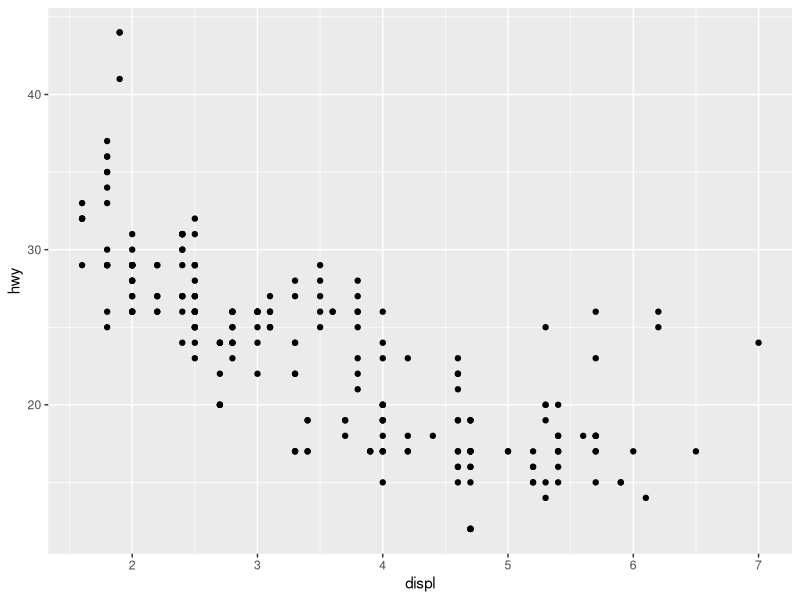
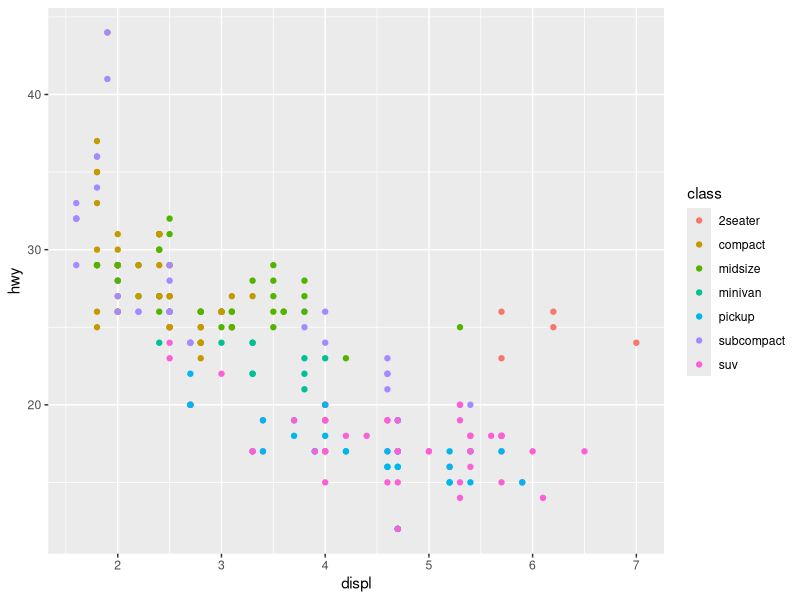
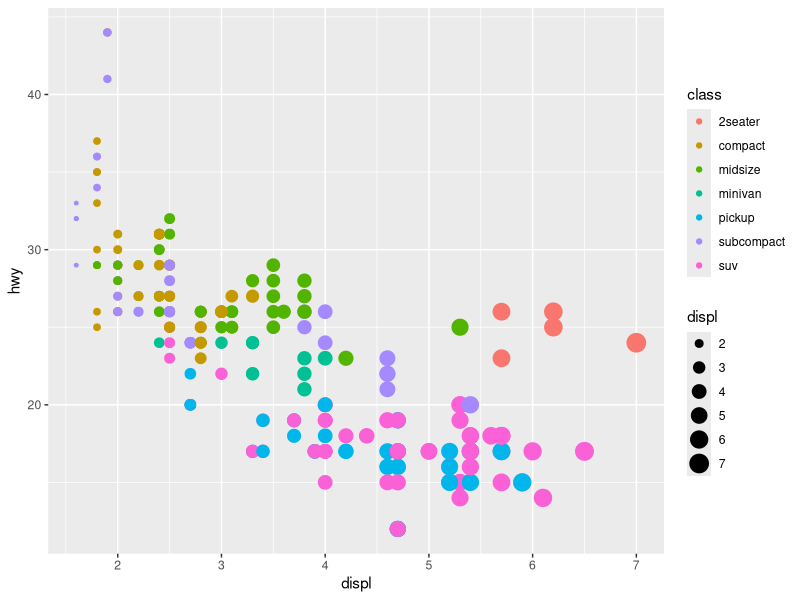
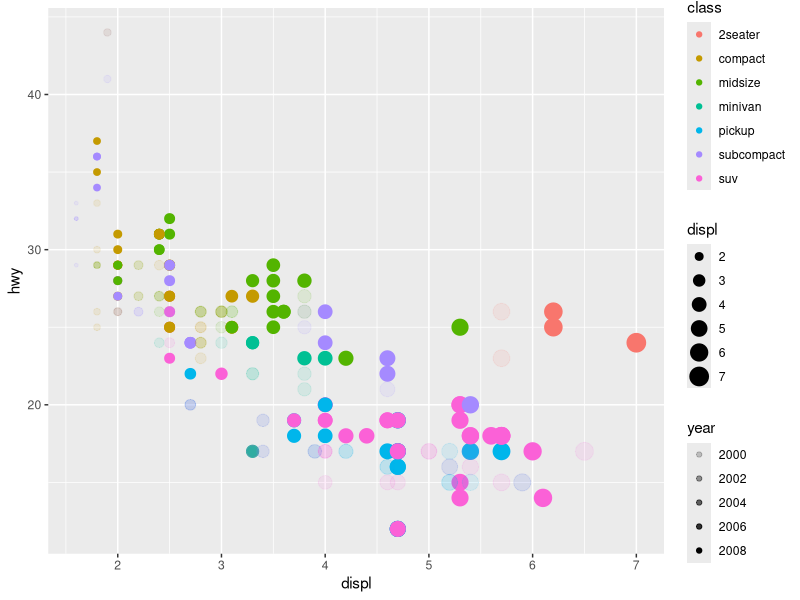
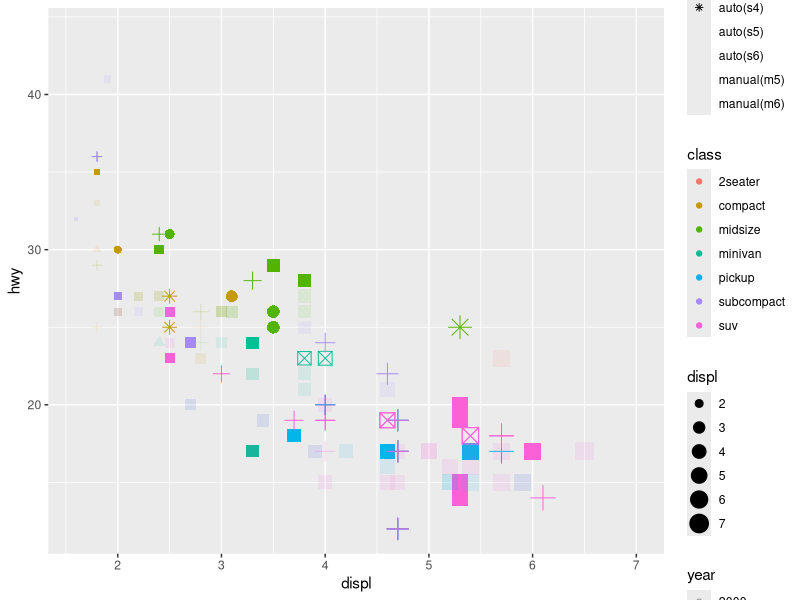
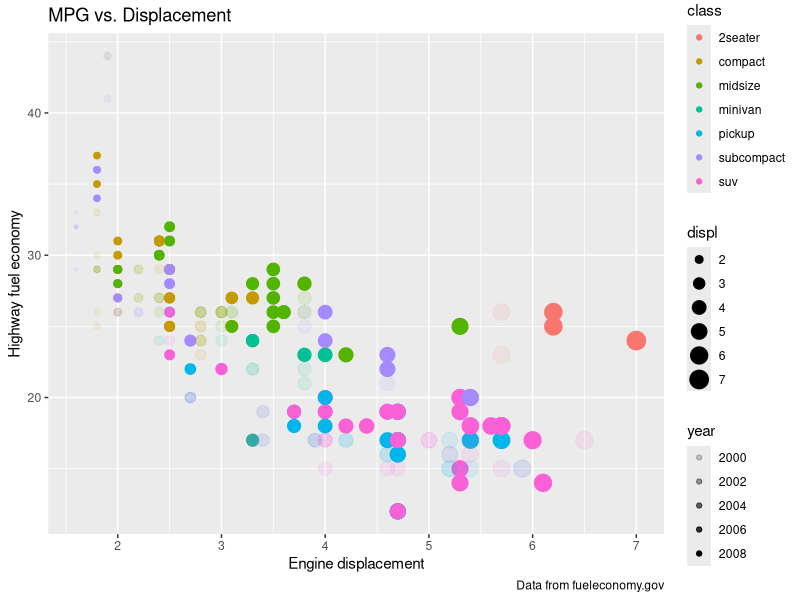
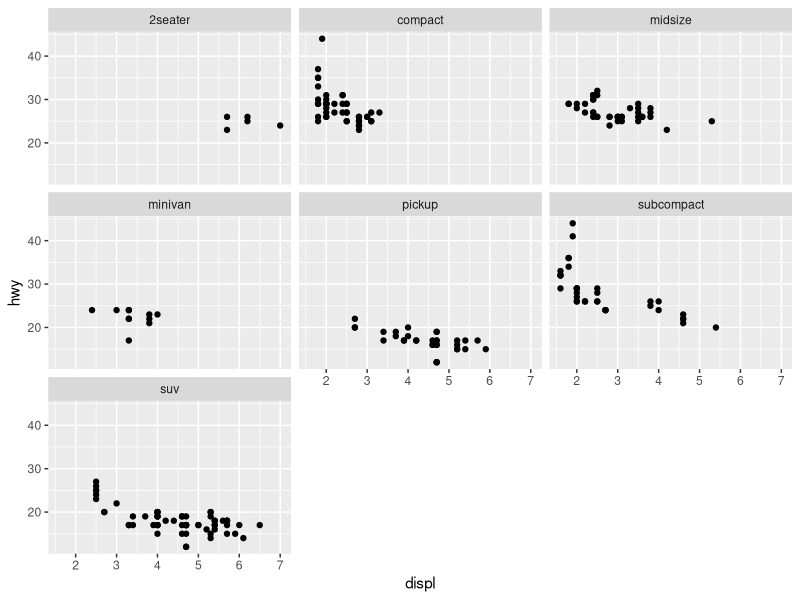
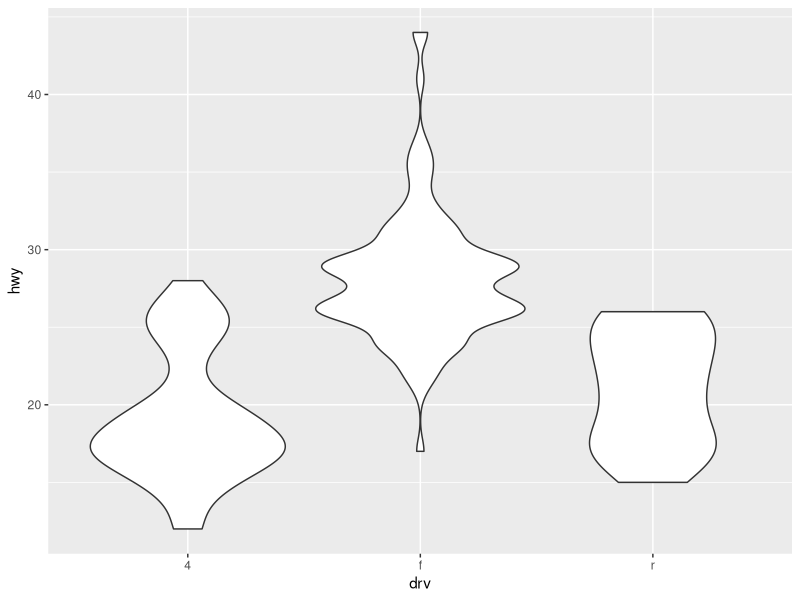

The R source for these figures, in order:
## ---- chunk 1
library(tidyverse) # load tidyverse packacges which includes ggplot2
head(mpg, 10) # print first 6 rows

ggplot(data = mpg) + # specifies dataframe used for visualization
  geom_point(mapping = aes(x = displ, y = hwy)) # adds first layer, in this case points, and specifies x variable, and y variable


## ---- chunk 2
# Next, we'll map an aesthetic to another variable. In this case, we use the aesthetic color so the graph can tell us the class of the vehicle in addition to the displacement and mpg.
ggplot(data = mpg) +
  geom_point(mapping = aes(x = displ, y = hwy, color = class))


# Other examples of aesthetics we can use are size and alpha (transparancy)
ggplot(data = mpg) +
  geom_point(mapping = aes(x = displ, y = hwy, color = class, size = displ))

ggplot(data = mpg) +
  geom_point(mapping = aes(x = displ, y = hwy, color = class, size = displ, alpha = year))

# Let's try adding shape too to show what type of transmission 
ggplot(data = mpg) +
  geom_point(mapping = aes(x = displ, y = hwy, color = class, size = displ, alpha = year, shape = trans))

# And how about a title?
ggplot(data = mpg) +
  geom_point(mapping = aes(x = displ, y = hwy, color = class, size = displ, alpha = year)) +
  labs(
    title = "MPG vs. Displacement",
    caption = "Data from fueleconomy.gov",
    x = "Engine displacement",
    y = "Highway fuel economy") 

# faceting
ggplot(mpg, aes(displ, hwy)) + 
  geom_point() +
  facet_wrap(~class)


# violin plot
ggplot(mpg, aes(drv, hwy)) +
  geom_violin()

# Frequency polygon
ggplot(mpg, aes(hwy)) +
  geom_freqpoly()

## ---- chunk 3
ggplot(data = mpg) +
  geom_point(mapping = aes(x = displ, y = hwy, color = displ <5))
## ---- chunk 4
ggplot(data = mpg, mapping = aes(x = displ ,y = hwy )) +
  geom_smooth( color = "red") +
  geom_point(mapping = aes(x=cyl, y= cty))

## ---- chunk 5

library(corrplot)
## corrplot 0.84 loaded
M <- cor(mtcars)
corrplot(M, method = "circle")


